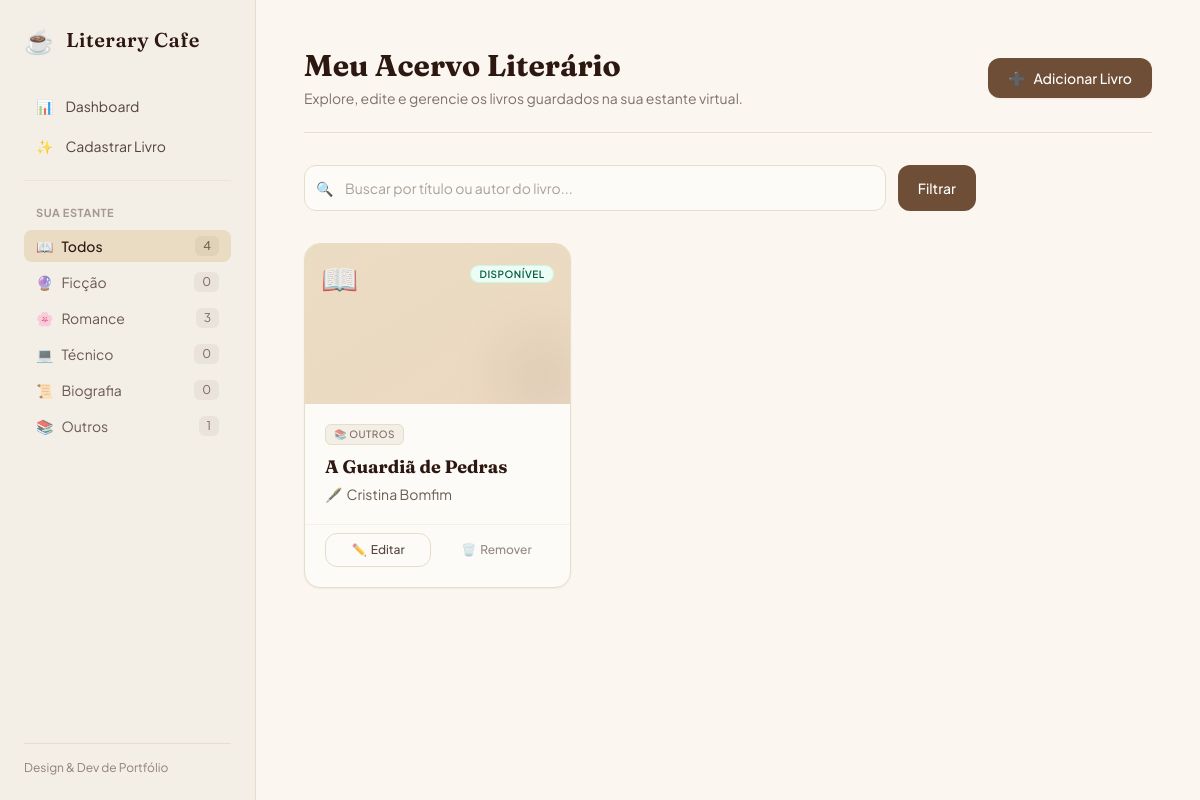
The page /livros/?cat=OUTROS (signed in) on the database its author committed.
### livros/models.py (models this page shows, shortened)
class Livro(models.Model):
    CATEGORIA_CHOICES = [
        ('FICCAO', 'Ficção'),
        ('ROMANCE', 'Romance'),
        ('TECNICO', 'Técnico'),
        ('BIOGRAFIA', 'Biografia'),
        ('OUTROS', 'Outros'),
    ]
    titulo = models.CharField(max_length=100)
    autor = models.CharField(max_length=100)
    categoria = models.CharField(
        max_length=50,
        choices=CATEGORIA_CHOICES,
        default='OUTROS'
    )
    isbn = models.CharField(max_length=20)
    ano = models.IntegerField()
    quantidade = models.IntegerField(default=1)
    disponivel = models.BooleanField(default=True)
    emprestado_para = models.CharField(max_length=100, blank=True, null=True)
    data_emprestimo = models.DateField(blank=True, null=True)

### livros/views.py (the view)
@login_required
def lista_livros(request):
    termo_busca = request.GET.get('busca', '')
    categoria_filtrada = request.GET.get('cat', '')
    livros = Livro.objects.all()
    if termo_busca:
        livros = livros.filter(
            Q(titulo__icontains=termo_busca) | Q(autor__icontains=termo_busca)
        )
    if categoria_filtrada:
        livros = livros.filter(categoria=categoria_filtrada)
    contagem_categorias = {
        'FICCAO': Livro.objects.filter(categoria='FICCAO').count(),
        'ROMANCE': Livro.objects.filter(categoria='ROMANCE').count(),
        'TECNICO': Livro.objects.filter(categoria='TECNICO').count(),
        'BIOGRAFIA': Livro.objects.filter(categoria='BIOGRAFIA').count(),
        'OUTROS': Livro.objects.filter(categoria='OUTROS').count(),
        'TOTAL': Livro.objects.count(),
    }
    return render(
        request,
        'livros/lista.html',
        {
            'livros': livros,
            'termo_busca': termo_busca,
            'categoria_filtrada': categoria_filtrada,
            'contagem': contagem_categorias
        }
    )

### livros/templates/livros/lista.html (shortened to what this page needs)
<!DOCTYPE html>
<html lang="pt-BR">
<head>
    <script src="https://cdn.tailwindcss.com"></script>
</head>
<body class="font-sans-cozy min-h-screen flex">
    <aside class="w-64 bg-[#F4EFE6] border-r border-[#E6DEC9] p-6 flex flex-col justify-between hidden md:flex shrink-0">
        <div>
            <div class="flex items-center gap-3 mb-8">
                <span class="text-2xl">☕</span>
                <h1 class="font-serif-cozy text-xl font-semibold tracking-wide text-[#2C1810]">Literary Cafe</h1>
            </div>
            <nav class="space-y-1 mb-6 border-b border-[#E6DEC9]/60 pb-4">
                <a href="{% url 'home' %}" class="flex items-center gap-3 px-3 py-2 hover:bg-[#EADCC2]/50 rounded-lg text-[#2C1810]/80 hover:text-[#2C1810] transition-all text-sm">
                    <span>📊</span> Dashboard
                </a>
                <a href="{% url 'criar_livro' %}" class="flex items-center gap-3 px-3 py-2 hover:bg-[#EADCC2]/50 rounded-lg text-[#2C1810]/80 hover:text-[#2C1810] transition-all text-sm">
                    <span>✨</span> Cadastrar Livro
                </a>
            </nav>
            <div>
                <h2 class="text-[11px] font-bold uppercase tracking-wider text-[#2C1810]/40 px-3 mb-2">Sua Estante</h2>
                <nav class="space-y-1 text-sm">
                    <a href="{% url 'lista_livros' %}" class="flex items-center justify-between px-3 py-1.5 rounded-lg transition-all {% if not category_filtrada %}bg-[#EADCC2] text-[#2C1810] font-medium{% else %}text-[#2C1810]/70 hover:bg-[#EADCC2]/30{% endif %}">
                        <span class="flex items-center gap-2"><span>📖</span> Todos</span>
                        <span class="text-xs bg-[#2C1810]/5 px-2 py-0.5 rounded-md text-[#2C1810]/60">{{ contagem.TOTAL }}</span>
                    </a>
                    <a href="{% url 'lista_livros' %}?cat=FICCAO" class="flex items-center justify-between px-3 py-1.5 rounded-lg transition-all {% if category_filtrada == 'FICCAO' %}bg-[#EADCC2] text-[#2C1810] font-medium{% else %}text-[#2C1810]/70 hover:bg-[#EADCC2]/30{% endif %}">
                        <span class="flex items-center gap-2"><span>🔮</span> Ficção</span>
                        <span class="text-xs bg-[#2C1810]/5 px-2 py-0.5 rounded-md text-[#2C1810]/60">{{ contagem.FICCAO }}</span>
                    </a>
                    <a href="{% url 'lista_livros' %}?cat=ROMANCE" class="flex items-center justify-between px-3 py-1.5 rounded-lg transition-all {% if category_filtrada == 'ROMANCE' %}bg-[#EADCC2] text-[#2C1810] font-medium{% else %}text-[#2C1810]/70 hover:bg-[#EADCC2]/30{% endif %}">
                        <span class="flex items-center gap-2"><span>🌸</span> Romance</span>
                        <span class="text-xs bg-[#2C1810]/5 px-2 py-0.5 rounded-md text-[#2C1810]/60">{{ contagem.ROMANCE }}</span>
                    </a>
                    <a href="{% url 'lista_livros' %}?cat=TECNICO" class="flex items-center justify-between px-3 py-1.5 rounded-lg transition-all {% if category_filtrada == 'TECNICO' %}bg-[#EADCC2] text-[#2C1810] font-medium{% else %}text-[#2C1810]/70 hover:bg-[#EADCC2]/30{% endif %}">
                        <span class="flex items-center gap-2"><span>💻</span> Técnico</span>
                        <span class="text-xs bg-[#2C1810]/5 px-2 py-0.5 rounded-md text-[#2C1810]/60">{{ contagem.TECNICO }}</span>
                    </a>
                    <a href="{% url 'lista_livros' %}?cat=BIOGRAFIA" class="flex items-center justify-between px-3 py-1.5 rounded-lg transition-all {% if category_filtrada == 'BIOGRAFIA' %}bg-[#EADCC2] text-[#2C1810] font-medium{% else %}text-[#2C1810]/70 hover:bg-[#EADCC2]/30{% endif %}">
                        <span class="flex items-center gap-2"><span>📜</span> Biografia</span>
                        <span class="text-xs bg-[#2C1810]/5 px-2 py-0.5 rounded-md text-[#2C1810]/60">{{ contagem.BIOGRAFIA }}</span>
                    </a>
                    <a href="{% url 'lista_livros' %}?cat=OUTROS" class="flex items-center justify-between px-3 py-1.5 rounded-lg transition-all {% if category_filtrada == 'OUTROS' %}bg-[#EADCC2] text-[#2C1810] font-medium{% else %}text-[#2C1810]/70 hover:bg-[#EADCC2]/30{% endif %}">
                        <span class="flex items-center gap-2"><span>📚</span> Outros</span>
                        <span class="text-xs bg-[#2C1810]/5 px-2 py-0.5 rounded-md text-[#2C1810]/60">{{ contagem.OUTROS }}</span>
                    </a>
                </nav>
            </div>
        </div>
        <div class="text-xs text-[#2C1810]/50 border-t border-[#E6DEC9] pt-4">
            <p>Design & Dev de Portfólio</p>
        </div>
    </aside>
    <main class="flex-1 p-6 md:p-12 max-w-6xl mx-auto w-full">
        <header class="flex flex-col sm:flex-row sm:items-center sm:justify-between border-b border-[#E6DEC9] pb-6 mb-8 gap-4">
            <div>
                <h1 class="font-serif-cozy text-3xl font-bold text-[#2C1810]">Meu Acervo Literário</h1>
                <p class="text-[#2C1810]/60 text-sm mt-1">Explore, edite e gerencie os livros guardados na sua estante virtual.</p>
            </div>
            <a href="{% url 'criar_livro' %}" class="inline-flex items-center justify-center gap-2 px-5 py-2.5 bg-[#6F4E37] text-white font-medium rounded-xl shadow-sm hover:bg-[#2C1810] active:scale-[0.98] transition-all text-sm shrink-0">
                <span>➕</span> Adicionar Livro
            </a>
        </header>
        <section class="mb-8">
            <form method="GET" action="{% url 'lista_livros' %}" class="flex gap-3 max-w-2xl">
                <div class="relative flex-1">
                    <span class="absolute inset-y-0 left-0 flex items-center pl-3 text-sm">
                        🔍
                    </span>
                    <input type="text"
                           name="busca"
                           value="{{ termo_busca }}"
                           placeholder="Buscar por título ou autor do livro..."
                           class="w-full pl-10 pr-4 py-3 bg-[#FDFBF7] border border-[#E6DEC9] rounded-xl text-sm text-[#2C1810] placeholder-[#2C1810]/40 focus:outline-none focus:border-[#A0785A] transition-all">
                </div>
                <button type="submit"
                        class="px-5 py-3 bg-[#6F4E37] text-white text-sm font-medium rounded-xl hover:bg-[#2C1810] transition-all shrink-0">
                    Filtrar
                </button>
            </form>
        </section>
        <div class="grid grid-cols-1 sm:grid-cols-2 lg:grid-cols-3 gap-6">
            {% for livro in livros %}
            <div class="bg-[#FDFBF7] border border-[#E6DEC9] rounded-2xl overflow-hidden shadow-sm flex flex-col justify-between transition-all hover:shadow-md hover:-translate-y-1 group">
                <div>
                    <div class="h-40 bg-gradient-to-br from-[#EADCC2] to-[#D4A574]/40 p-4 flex flex-col justify-between relative overflow-hidden">
                        <span class="text-3xl opacity-80 group-hover:scale-110 transition-transform duration-300">📖</span>
                        <div class="absolute right-[-20px] bottom-[-20px] w-24 h-24 bg-[#2C1810]/5 rounded-full blur-xl"></div>
                        <div class="absolute top-4 right-4">
                            {% if livro.disponivel %}
                            <span class="text-[10px] font-semibold bg-emerald-50 text-emerald-800 border border-emerald-200/50 px-2 py-0.5 rounded-full uppercase tracking-wider">Disponível</span>
                            {% else %}
                            <span class="text-[10px] font-semibold bg-[#A0785A]/10 text-[#A0785A] border border-[#A0785A]/25 px-2 py-0.5 rounded-full uppercase tracking-wider">Leitura Ativa</span>
                            {% endif %}
                        </div>
                    </div>
                    <div class="p-5">
                        <div class="mb-2.5 flex flex-wrap gap-1">
                            {% if livro.categoria == 'FICCAO' %}
                                <span class="text-[10px] font-medium bg-purple-50 text-purple-700 border border-purple-200/60 px-2 py-0.5 rounded-md uppercase tracking-wider">🔮 Ficção</span>
                            {% elif livro.categoria == 'ROMANCE' %}
                                <span class="text-[10px] font-medium bg-rose-50 text-rose-700 border border-rose-200/60 px-2 py-0.5 rounded-md uppercase tracking-wider">🌸 Romance</span>
                            {% elif livro.categoria == 'TECNICO' %}
                                <span class="text-[10px] font-medium bg-sky-50 text-sky-700 border border-sky-200/60 px-2 py-0.5 rounded-md uppercase tracking-wider">💻 Técnico</span>
                            {% elif livro.categoria == 'BIOGRAFIA' %}
                                <span class="text-[10px] font-medium bg-amber-50 text-amber-800 border border-amber-200/60 px-2 py-0.5 rounded-md uppercase tracking-wider">📜 Biografia</span>
                            {% else %}
                                <span class="text-[10px] font-medium bg-[#F4EFE6] text-[#2C1810]/60 border border-[#E6DEC9] px-2 py-0.5 rounded-md uppercase tracking-wider">📚 Outros</span>
                            {% endif %}
                        </div>
                        <h3 class="font-serif-cozy text-lg font-bold text-[#2C1810] leading-snug group-hover:text-[#6F4E37] transition-colors line-clamp-1">
                            {{ livro.titulo }}
                        </h3>
                        <p class="text-sm text-[#2C1810]/70 mt-1 flex items-center gap-1">
                            <span>🖋️</span> {{ livro.autor }}
                        </p>
                    </div>
                </div>
                <div class="px-5 pb-5 pt-2 border-t border-[#E6DEC9]/40 flex gap-3">
                    <a href="{% url 'editar_livro' livro.pk %}" class="flex-1 text-center py-2 bg-transparent hover:bg-[#F4EFE6] border border-[#E6DEC9] text-[#2C1810]/80 hover:text-[#2C1810] font-medium rounded-xl text-xs transition-all flex items-center justify-center gap-1">
                        <span>✏️</span> Editar
                    </a>
                    <a href="{% url 'excluir_livro' livro.pk %}" class="flex-1 text-center py-2 bg-transparent hover:bg-red-50 hover:text-red-700 border border-transparent hover:border-red-200 text-[#2C1810]/50 font-medium rounded-xl text-xs transition-all flex items-center justify-center gap-1">
                        <span>🗑️</span> Remover
                    </a>
                </div>
            </div>
            {% endfor %}
        </div>
    </main>
</body>
</html>

### livros/templates/livros/lista.html (style rules this page uses)
.font-serif-cozy { font-family: 'Fraunces', serif; }
.font-sans-cozy { font-family: 'Plus Jakarta Sans', sans-serif; }
body { background-color: #FBF7F0; color: #2C1810; }

### rows shown on the page
Livro: disponivel "DISPONÍVEL", categoria "📚 OUTROS", titulo "A Guardiã de Pedras", autor "Cristina Bomfim"

### other values the page prints
{{ contagem.TOTAL }} "4"
{{ contagem.FICCAO }} "0"
{{ contagem.ROMANCE }} "3"
{{ contagem.TECNICO }} "0"
{{ contagem.BIOGRAFIA }} "0"
{{ contagem.OUTROS }} "1"
